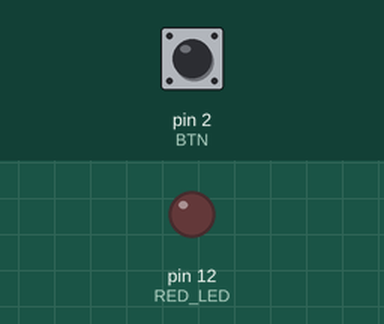
A sketch run on a simulated Arduino Uno, built with avr-gcc and run on an emulated ATmega328P. Parts: output pins drawn as LEDs (lit = HIGH). The inputs (shaded band) are chosen by the test bench; at power-on: pin 2 (BTN) LOW.

Above: at 1.2 s.
1.3 s: pin 2 (BTN) pulled HIGH for 0.15 s
At 1.37 s:
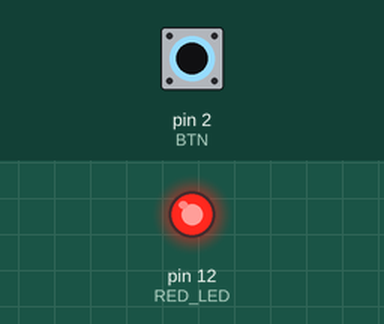
2.9 s: pin 2 (BTN) pulled HIGH for 3.2 s
At 6.9 s:
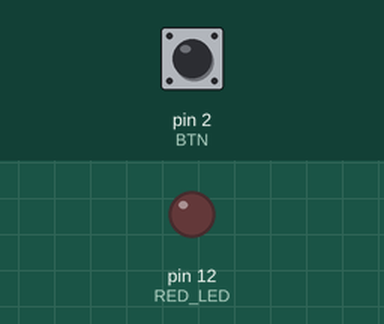
Timing chart, 0 to 8.4 s (numbered marks = the images above; inputs shaded):
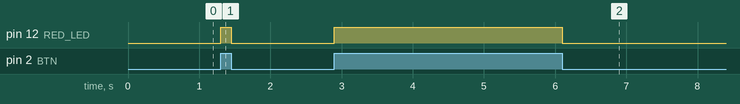

The sketch:

BotaoDePressao.ino
```cpp
#define RED_LED 12 //Pino do Led
#define BTN 2 //Pino do botão
int btnState; //Variável de leitura de estado do botão

void setup(){
    pinMode(RED_LED, OUTPUT); //Setup do LED
    pinMode(BTN, INPUT); //Setup do botão

}
void loop(){
    btnState = digitalRead(BTN); //lendo o estado do botão
    if(btnState == 1){ //Verficiando se está pressionado
        digitalWrite(RED_LED, HIGH); //Ligar o led se estiver pressionado
    } else {
        digitalWrite(RED_LED, LOW); //desligar o led se estiver pressionado
    }

}
```

Measured:
- after the input at 1.3 s, pin 12 (RED_LED): LOW → HIGH at once, → LOW 0.15 s later
- after the input at 2.9 s, pin 12 (RED_LED): LOW → HIGH at once, → LOW 3.2 s later
